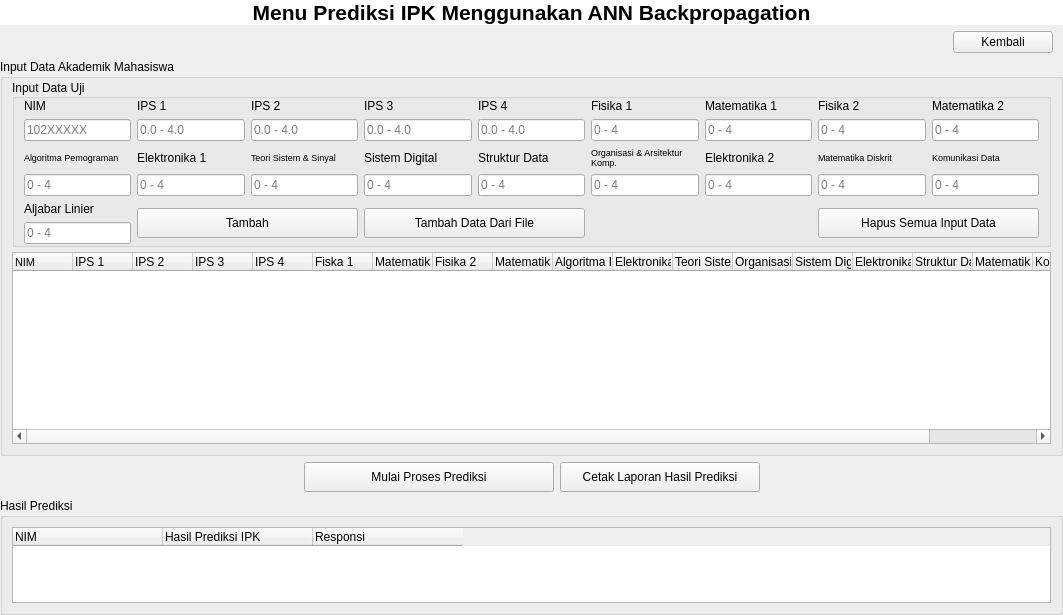
<?xml version="1.0" encoding="UTF-8"?>
<ui version="4.0">
 <class>MainWindow</class>
 <widget class="QMainWindow" name="MainWindow">
  <property name="geometry">
   <rect>
    <x>0</x>
    <y>0</y>
    <width>1063</width>
    <height>615</height>
   </rect>
  </property>
  <property name="windowTitle">
   <string>MainWindow</string>
  </property>
  <widget class="QWidget" name="centralwidget">
   <layout class="QVBoxLayout" name="verticalLayout_7">
    <property name="leftMargin">
     <number>0</number>
    </property>
    <property name="topMargin">
     <number>0</number>
    </property>
    <property name="rightMargin">
     <number>0</number>
    </property>
    <property name="bottomMargin">
     <number>0</number>
    </property>
    <item>
     <widget class="QLabel" name="judul">
      <property name="enabled">
       <bool>true</bool>
      </property>
      <property name="maximumSize">
       <size>
        <width>16777215</width>
        <height>30</height>
       </size>
      </property>
      <property name="font">
       <font>
        <pointsize>16</pointsize>
        <weight>75</weight>
        <bold>true</bold>
        <stylestrategy>PreferDefault</stylestrategy>
        <kerning>true</kerning>
       </font>
      </property>
      <property name="cursor">
       <cursorShape>ArrowCursor</cursorShape>
      </property>
      <property name="styleSheet">
       <string notr="true">background-color: rgb(255, 255, 255);</string>
      </property>
      <property name="lineWidth">
       <number>0</number>
      </property>
      <property name="text">
       <string>Menu Prediksi IPK Menggunakan ANN Backpropagation</string>
      </property>
      <property name="textFormat">
       <enum>Qt::PlainText</enum>
      </property>
      <property name="scaledContents">
       <bool>false</bool>
      </property>
      <property name="alignment">
       <set>Qt::AlignCenter</set>
      </property>
      <property name="indent">
       <number>0</number>
      </property>
      <property name="textInteractionFlags">
       <set>Qt::LinksAccessibleByMouse</set>
      </property>
     </widget>
    </item>
    <item>
     <widget class="QFrame" name="frame">
      <property name="frameShape">
       <enum>QFrame::NoFrame</enum>
      </property>
      <property name="frameShadow">
       <enum>QFrame::Raised</enum>
      </property>
      <layout class="QHBoxLayout" name="horizontalLayout_2">
       <property name="spacing">
        <number>6</number>
       </property>
       <property name="leftMargin">
        <number>10</number>
       </property>
       <property name="topMargin">
        <number>0</number>
       </property>
       <property name="rightMargin">
        <number>10</number>
       </property>
       <property name="bottomMargin">
        <number>0</number>
       </property>
       <item>
        <spacer name="horizontalSpacer_5">
         <property name="orientation">
          <enum>Qt::Horizontal</enum>
         </property>
         <property name="sizeHint" stdset="0">
          <size>
           <width>40</width>
           <height>20</height>
          </size>
         </property>
        </spacer>
       </item>
       <item>
        <widget class="QPushButton" name="pbKembali">
         <property name="minimumSize">
          <size>
           <width>100</width>
           <height>0</height>
          </size>
         </property>
         <property name="maximumSize">
          <size>
           <width>100</width>
           <height>16777215</height>
          </size>
         </property>
         <property name="toolTip">
          <string>Kembali ke menu utama</string>
         </property>
         <property name="text">
          <string>Kembali</string>
         </property>
        </widget>
       </item>
      </layout>
     </widget>
    </item>
    <item>
     <widget class="QGroupBox" name="groupBox">
      <property name="title">
       <string>Input Data Akademik Mahasiswa</string>
      </property>
      <layout class="QVBoxLayout" name="verticalLayout">
       <property name="spacing">
        <number>5</number>
       </property>
       <property name="topMargin">
        <number>0</number>
       </property>
       <item>
        <widget class="QGroupBox" name="gInputData">
         <property name="title">
          <string>Input Data Uji</string>
         </property>
         <property name="alignment">
          <set>Qt::AlignLeading|Qt::AlignLeft|Qt::AlignVCenter</set>
         </property>
         <property name="flat">
          <bool>true</bool>
         </property>
         <property name="checkable">
          <bool>false</bool>
         </property>
         <layout class="QGridLayout" name="gridLayout_3">
          <property name="topMargin">
           <number>0</number>
          </property>
          <property name="bottomMargin">
           <number>0</number>
          </property>
          <item row="3" column="1">
           <widget class="QLabel" name="label_9">
            <property name="text">
             <string>Elektronika 1</string>
            </property>
           </widget>
          </item>
          <item row="3" column="8">
           <widget class="QLabel" name="label_28">
            <property name="font">
             <font>
              <pointsize>7</pointsize>
             </font>
            </property>
            <property name="text">
             <string>Komunikasi Data</string>
            </property>
            <property name="wordWrap">
             <bool>true</bool>
            </property>
           </widget>
          </item>
          <item row="3" column="5">
           <widget class="QLabel" name="label_11">
            <property name="font">
             <font>
              <pointsize>7</pointsize>
             </font>
            </property>
            <property name="text">
             <string>Organisasi &amp; Arsitektur Komp.</string>
            </property>
            <property name="wordWrap">
             <bool>true</bool>
            </property>
           </widget>
          </item>
          <item row="3" column="6">
           <widget class="QLabel" name="label_24">
            <property name="text">
             <string>Elektronika 2</string>
            </property>
            <property name="wordWrap">
             <bool>true</bool>
            </property>
           </widget>
          </item>
          <item row="3" column="4">
           <widget class="QLabel" name="label_25">
            <property name="text">
             <string>Struktur Data</string>
            </property>
            <property name="wordWrap">
             <bool>true</bool>
            </property>
           </widget>
          </item>
          <item row="3" column="2">
           <widget class="QLabel" name="label_10">
            <property name="font">
             <font>
              <pointsize>7</pointsize>
             </font>
            </property>
            <property name="text">
             <string>Teori Sistem &amp; Sinyal</string>
            </property>
            <property name="wordWrap">
             <bool>true</bool>
            </property>
           </widget>
          </item>
          <item row="3" column="3">
           <widget class="QLabel" name="label_23">
            <property name="text">
             <string>Sistem Digital</string>
            </property>
            <property name="wordWrap">
             <bool>true</bool>
            </property>
           </widget>
          </item>
          <item row="3" column="7">
           <widget class="QLabel" name="label_31">
            <property name="font">
             <font>
              <pointsize>7</pointsize>
             </font>
            </property>
            <property name="text">
             <string>Matematika Diskrit</string>
            </property>
            <property name="wordWrap">
             <bool>true</bool>
            </property>
           </widget>
          </item>
          <item row="3" column="0">
           <widget class="QLabel" name="label_8">
            <property name="font">
             <font>
              <pointsize>7</pointsize>
             </font>
            </property>
            <property name="text">
             <string>Algoritma Pemograman</string>
            </property>
            <property name="wordWrap">
             <bool>true</bool>
            </property>
           </widget>
          </item>
          <item row="6" column="0">
           <widget class="QLineEdit" name="leX18">
            <property name="placeholderText">
             <string>0 - 4</string>
            </property>
           </widget>
          </item>
          <item row="4" column="0">
           <widget class="QLineEdit" name="leX9">
            <property name="placeholderText">
             <string>0 - 4</string>
            </property>
           </widget>
          </item>
          <item row="4" column="3">
           <widget class="QLineEdit" name="leX12">
            <property name="placeholderText">
             <string>0 - 4</string>
            </property>
           </widget>
          </item>
          <item row="4" column="4">
           <widget class="QLineEdit" name="leX13">
            <property name="placeholderText">
             <string>0 - 4</string>
            </property>
           </widget>
          </item>
          <item row="5" column="0">
           <widget class="QLabel" name="label_29">
            <property name="text">
             <string>Aljabar Linier</string>
            </property>
            <property name="wordWrap">
             <bool>true</bool>
            </property>
           </widget>
          </item>
          <item row="4" column="2">
           <widget class="QLineEdit" name="leX11">
            <property name="placeholderText">
             <string>0 - 4</string>
            </property>
           </widget>
          </item>
          <item row="4" column="5">
           <widget class="QLineEdit" name="leX14">
            <property name="placeholderText">
             <string>0 - 4</string>
            </property>
           </widget>
          </item>
          <item row="4" column="1">
           <widget class="QLineEdit" name="leX10">
            <property name="placeholderText">
             <string>0 - 4</string>
            </property>
           </widget>
          </item>
          <item row="4" column="7">
           <widget class="QLineEdit" name="leX16">
            <property name="placeholderText">
             <string>0 - 4</string>
            </property>
           </widget>
          </item>
          <item row="4" column="8">
           <widget class="QLineEdit" name="leX17">
            <property name="placeholderText">
             <string>0 - 4</string>
            </property>
           </widget>
          </item>
          <item row="4" column="6">
           <widget class="QLineEdit" name="leX15">
            <property name="placeholderText">
             <string>0 - 4</string>
            </property>
           </widget>
          </item>
          <item row="1" column="0">
           <widget class="QLineEdit" name="leKey">
            <property name="placeholderText">
             <string>102XXXXX</string>
            </property>
           </widget>
          </item>
          <item row="1" column="2">
           <widget class="QLineEdit" name="leX2">
            <property name="placeholderText">
             <string>0.0 - 4.0</string>
            </property>
           </widget>
          </item>
          <item row="1" column="4">
           <widget class="QLineEdit" name="leX4">
            <property name="placeholderText">
             <string>0.0 - 4.0</string>
            </property>
           </widget>
          </item>
          <item row="1" column="1">
           <widget class="QLineEdit" name="leX1">
            <property name="placeholderText">
             <string>0.0 - 4.0</string>
            </property>
           </widget>
          </item>
          <item row="1" column="5">
           <widget class="QLineEdit" name="leX5">
            <property name="placeholderText">
             <string>0 - 4</string>
            </property>
           </widget>
          </item>
          <item row="1" column="3">
           <widget class="QLineEdit" name="leX3">
            <property name="placeholderText">
             <string>0.0 - 4.0</string>
            </property>
           </widget>
          </item>
          <item row="1" column="6">
           <widget class="QLineEdit" name="leX6">
            <property name="placeholderText">
             <string>0 - 4</string>
            </property>
           </widget>
          </item>
          <item row="0" column="2">
           <widget class="QLabel" name="label_3">
            <property name="text">
             <string>IPS 2</string>
            </property>
           </widget>
          </item>
          <item row="0" column="7">
           <widget class="QLabel" name="label_7">
            <property name="text">
             <string>Fisika 2</string>
            </property>
           </widget>
          </item>
          <item row="1" column="7">
           <widget class="QLineEdit" name="leX7">
            <property name="placeholderText">
             <string>0 - 4</string>
            </property>
           </widget>
          </item>
          <item row="0" column="8">
           <widget class="QLabel" name="label_26">
            <property name="text">
             <string>Matematika 2</string>
            </property>
            <property name="wordWrap">
             <bool>true</bool>
            </property>
           </widget>
          </item>
          <item row="1" column="8">
           <widget class="QLineEdit" name="leX8">
            <property name="placeholderText">
             <string>0 - 4</string>
            </property>
           </widget>
          </item>
          <item row="0" column="1">
           <widget class="QLabel" name="label_2">
            <property name="text">
             <string>IPS 1</string>
            </property>
           </widget>
          </item>
          <item row="0" column="0">
           <widget class="QLabel" name="label">
            <property name="text">
             <string>NIM</string>
            </property>
           </widget>
          </item>
          <item row="0" column="3">
           <widget class="QLabel" name="label_27">
            <property name="text">
             <string>IPS 3</string>
            </property>
           </widget>
          </item>
          <item row="0" column="5">
           <widget class="QLabel" name="label_5">
            <property name="text">
             <string>Fisika 1</string>
            </property>
           </widget>
          </item>
          <item row="0" column="6">
           <widget class="QLabel" name="label_6">
            <property name="text">
             <string>Matematika 1</string>
            </property>
           </widget>
          </item>
          <item row="0" column="4">
           <widget class="QLabel" name="label_4">
            <property name="text">
             <string>IPS 4</string>
            </property>
           </widget>
          </item>
          <item row="5" column="7" rowspan="2" colspan="2">
           <widget class="QPushButton" name="pbHapus">
            <property name="sizePolicy">
             <sizepolicy hsizetype="Minimum" vsizetype="Fixed">
              <horstretch>0</horstretch>
              <verstretch>0</verstretch>
             </sizepolicy>
            </property>
            <property name="minimumSize">
             <size>
              <width>100</width>
              <height>30</height>
             </size>
            </property>
            <property name="toolTip">
             <string>Menghapus semua data input pada tabel</string>
            </property>
            <property name="text">
             <string>Hapus Semua Input Data</string>
            </property>
            <property name="autoExclusive">
             <bool>false</bool>
            </property>
            <property name="autoDefault">
             <bool>false</bool>
            </property>
            <property name="default">
             <bool>false</bool>
            </property>
            <property name="flat">
             <bool>false</bool>
            </property>
           </widget>
          </item>
          <item row="5" column="1" rowspan="2" colspan="2">
           <widget class="QPushButton" name="pbTambah">
            <property name="sizePolicy">
             <sizepolicy hsizetype="Minimum" vsizetype="Fixed">
              <horstretch>0</horstretch>
              <verstretch>0</verstretch>
             </sizepolicy>
            </property>
            <property name="minimumSize">
             <size>
              <width>100</width>
              <height>30</height>
             </size>
            </property>
            <property name="text">
             <string>Tambah</string>
            </property>
            <property name="autoExclusive">
             <bool>false</bool>
            </property>
            <property name="autoDefault">
             <bool>false</bool>
            </property>
            <property name="default">
             <bool>false</bool>
            </property>
            <property name="flat">
             <bool>false</bool>
            </property>
           </widget>
          </item>
          <item row="5" column="3" rowspan="2" colspan="2">
           <widget class="QPushButton" name="pbTmbFile">
            <property name="sizePolicy">
             <sizepolicy hsizetype="Minimum" vsizetype="Fixed">
              <horstretch>0</horstretch>
              <verstretch>0</verstretch>
             </sizepolicy>
            </property>
            <property name="minimumSize">
             <size>
              <width>0</width>
              <height>30</height>
             </size>
            </property>
            <property name="toolTip">
             <string>Menambah data input dari file excel</string>
            </property>
            <property name="text">
             <string>Tambah Data Dari File</string>
            </property>
            <property name="autoExclusive">
             <bool>false</bool>
            </property>
            <property name="autoDefault">
             <bool>false</bool>
            </property>
            <property name="default">
             <bool>false</bool>
            </property>
            <property name="flat">
             <bool>false</bool>
            </property>
           </widget>
          </item>
         </layout>
        </widget>
       </item>
       <item>
        <widget class="QTableWidget" name="tbDataPre">
         <property name="minimumSize">
          <size>
           <width>0</width>
           <height>0</height>
          </size>
         </property>
         <property name="maximumSize">
          <size>
           <width>16777215</width>
           <height>16777215</height>
          </size>
         </property>
         <property name="autoFillBackground">
          <bool>true</bool>
         </property>
         <property name="editTriggers">
          <set>QAbstractItemView::NoEditTriggers</set>
         </property>
         <property name="alternatingRowColors">
          <bool>true</bool>
         </property>
         <property name="sortingEnabled">
          <bool>true</bool>
         </property>
         <attribute name="horizontalHeaderDefaultSectionSize">
          <number>60</number>
         </attribute>
         <column>
          <property name="text">
           <string>NIM</string>
          </property>
          <property name="font">
           <font>
            <pointsize>8</pointsize>
            <weight>50</weight>
            <bold>false</bold>
           </font>
          </property>
          <property name="textAlignment">
           <set>AlignLeading|AlignVCenter</set>
          </property>
         </column>
         <column>
          <property name="text">
           <string>IPS 1</string>
          </property>
          <property name="textAlignment">
           <set>AlignLeading|AlignVCenter</set>
          </property>
         </column>
         <column>
          <property name="text">
           <string>IPS 2</string>
          </property>
          <property name="textAlignment">
           <set>AlignLeading|AlignVCenter</set>
          </property>
         </column>
         <column>
          <property name="text">
           <string>IPS 3</string>
          </property>
          <property name="textAlignment">
           <set>AlignLeading|AlignVCenter</set>
          </property>
         </column>
         <column>
          <property name="text">
           <string>IPS 4</string>
          </property>
          <property name="textAlignment">
           <set>AlignLeading|AlignVCenter</set>
          </property>
         </column>
         <column>
          <property name="text">
           <string>Fiska 1</string>
          </property>
          <property name="textAlignment">
           <set>AlignLeading|AlignVCenter</set>
          </property>
         </column>
         <column>
          <property name="text">
           <string>Matematika 1</string>
          </property>
          <property name="textAlignment">
           <set>AlignLeading|AlignVCenter</set>
          </property>
         </column>
         <column>
          <property name="text">
           <string>Fisika 2</string>
          </property>
          <property name="textAlignment">
           <set>AlignLeading|AlignVCenter</set>
          </property>
         </column>
         <column>
          <property name="text">
           <string>Matematika 2</string>
          </property>
          <property name="textAlignment">
           <set>AlignLeading|AlignVCenter</set>
          </property>
         </column>
         <column>
          <property name="text">
           <string>Algoritma Pemograman</string>
          </property>
          <property name="textAlignment">
           <set>AlignLeading|AlignVCenter</set>
          </property>
         </column>
         <column>
          <property name="text">
           <string>Elektronika 1</string>
          </property>
          <property name="textAlignment">
           <set>AlignLeading|AlignVCenter</set>
          </property>
         </column>
         <column>
          <property name="text">
           <string>Teori Sistem &amp; Sinyal</string>
          </property>
          <property name="textAlignment">
           <set>AlignLeading|AlignVCenter</set>
          </property>
         </column>
         <column>
          <property name="text">
           <string>Organisasi &amp; Arsitektur Komputer 1</string>
          </property>
          <property name="textAlignment">
           <set>AlignLeading|AlignVCenter</set>
          </property>
         </column>
         <column>
          <property name="text">
           <string>Sistem Digital</string>
          </property>
          <property name="textAlignment">
           <set>AlignLeading|AlignVCenter</set>
          </property>
         </column>
         <column>
          <property name="text">
           <string>Elektronika 2</string>
          </property>
          <property name="textAlignment">
           <set>AlignLeading|AlignVCenter</set>
          </property>
         </column>
         <column>
          <property name="text">
           <string>Struktur Data</string>
          </property>
          <property name="textAlignment">
           <set>AlignLeading|AlignVCenter</set>
          </property>
         </column>
         <column>
          <property name="text">
           <string>Matematika Diskrit</string>
          </property>
          <property name="textAlignment">
           <set>AlignLeading|AlignVCenter</set>
          </property>
         </column>
         <column>
          <property name="text">
           <string>Komunikasi Data</string>
          </property>
          <property name="textAlignment">
           <set>AlignLeading|AlignVCenter</set>
          </property>
         </column>
         <column>
          <property name="text">
           <string>Aljabar Linear</string>
          </property>
          <property name="textAlignment">
           <set>AlignLeading|AlignVCenter</set>
          </property>
         </column>
        </widget>
       </item>
      </layout>
     </widget>
    </item>
    <item>
     <widget class="QFrame" name="frame_2">
      <property name="frameShape">
       <enum>QFrame::NoFrame</enum>
      </property>
      <property name="frameShadow">
       <enum>QFrame::Raised</enum>
      </property>
      <layout class="QHBoxLayout" name="horizontalLayout_3">
       <property name="spacing">
        <number>6</number>
       </property>
       <property name="leftMargin">
        <number>0</number>
       </property>
       <property name="topMargin">
        <number>0</number>
       </property>
       <property name="rightMargin">
        <number>0</number>
       </property>
       <property name="bottomMargin">
        <number>0</number>
       </property>
       <item>
        <spacer name="horizontalSpacer_4">
         <property name="orientation">
          <enum>Qt::Horizontal</enum>
         </property>
         <property name="sizeHint" stdset="0">
          <size>
           <width>40</width>
           <height>20</height>
          </size>
         </property>
        </spacer>
       </item>
       <item>
        <widget class="QPushButton" name="pbProPre">
         <property name="minimumSize">
          <size>
           <width>250</width>
           <height>30</height>
          </size>
         </property>
         <property name="text">
          <string>Mulai Proses Prediksi</string>
         </property>
        </widget>
       </item>
       <item>
        <widget class="QPushButton" name="pbCetak">
         <property name="minimumSize">
          <size>
           <width>200</width>
           <height>30</height>
          </size>
         </property>
         <property name="maximumSize">
          <size>
           <width>300</width>
           <height>16777215</height>
          </size>
         </property>
         <property name="toolTip">
          <string/>
         </property>
         <property name="text">
          <string>Cetak Laporan Hasil Prediksi</string>
         </property>
        </widget>
       </item>
       <item>
        <spacer name="horizontalSpacer_2">
         <property name="orientation">
          <enum>Qt::Horizontal</enum>
         </property>
         <property name="sizeHint" stdset="0">
          <size>
           <width>40</width>
           <height>20</height>
          </size>
         </property>
        </spacer>
       </item>
      </layout>
     </widget>
    </item>
    <item>
     <widget class="QGroupBox" name="groupBox_5">
      <property name="title">
       <string>Hasil Prediksi</string>
      </property>
      <property name="flat">
       <bool>false</bool>
      </property>
      <layout class="QGridLayout" name="gridLayout">
       <item row="0" column="0">
        <widget class="QTableWidget" name="tbPrediksi">
         <property name="maximumSize">
          <size>
           <width>16777215</width>
           <height>16777215</height>
          </size>
         </property>
         <property name="autoFillBackground">
          <bool>true</bool>
         </property>
         <property name="editTriggers">
          <set>QAbstractItemView::NoEditTriggers</set>
         </property>
         <property name="dragDropOverwriteMode">
          <bool>false</bool>
         </property>
         <property name="alternatingRowColors">
          <bool>true</bool>
         </property>
         <property name="sortingEnabled">
          <bool>true</bool>
         </property>
         <attribute name="horizontalHeaderDefaultSectionSize">
          <number>150</number>
         </attribute>
         <attribute name="horizontalHeaderMinimumSectionSize">
          <number>25</number>
         </attribute>
         <column>
          <property name="text">
           <string>NIM</string>
          </property>
          <property name="textAlignment">
           <set>AlignLeading|AlignVCenter</set>
          </property>
         </column>
         <column>
          <property name="text">
           <string>Hasil Prediksi IPK</string>
          </property>
          <property name="textAlignment">
           <set>AlignLeading|AlignVCenter</set>
          </property>
         </column>
         <column>
          <property name="text">
           <string>Responsi</string>
          </property>
          <property name="textAlignment">
           <set>AlignLeading|AlignVCenter</set>
          </property>
         </column>
        </widget>
       </item>
      </layout>
     </widget>
    </item>
   </layout>
  </widget>
 </widget>
 <resources/>
 <connections/>
</ui>
